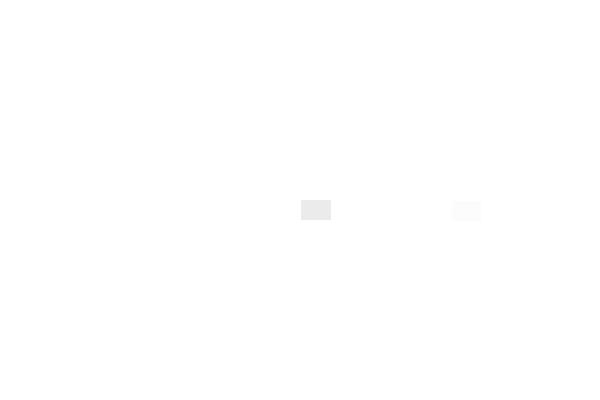
Frame 1 (no input)
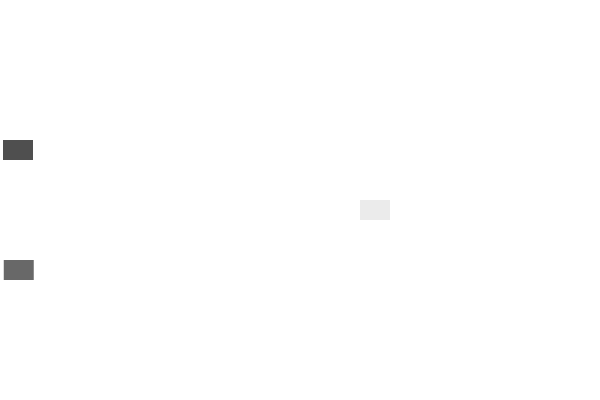
Frame 60 (the mouse pressed at the canvas centre just before this capture)
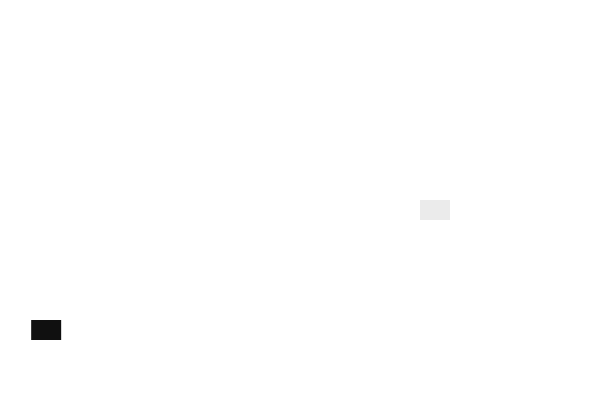
Frame 120 (the mouse held since frame 60 and released just before this capture)

The Processing sketch that drew these frames (run headless with seeded random() and noise(); from frame 60 on, the mouse is pressed at the canvas centre):

// Processing sketch: processing_60491
// ── processing_60491.pde

Cube myCube;
Cube myCube1;
Cube myCube2;

void setup() {
 size(600, 400);
 myCube = new Cube();
 myCube1 = new Cube();
 myCube2 = new Cube();
}

void draw() {
 background(255);
myCube.move();
myCube.display();
myCube1.move1();
myCube2.move2();
myCube1.display();
myCube2.display();
}

class Cube{
  float xpos;
  float ypos;
  float xspeed;
  color c;
  Cube() {
  c =  color(random(200, 255));

  xpos = width/2;
  ypos = height/2;
  xspeed = 1; 
  }
  void display() {
   fill(c);
   noStroke();
  rect(xpos, ypos, 30, 20); 
  }
  void move() {
   xpos =  xpos + xspeed;
   if (xpos > width) {
    xpos=0; 
   }
  }
  void move1() {
   xpos =  (xpos*-2 + xspeed);
   ypos = ypos -1;
   if (ypos < 0){
    ypos = 400; 
   }
   if (xpos > width) {
    xpos=0; 
    c = color(random(0, 230));
   }
  }
  void move2() {
   xpos =  (xpos + xspeed) * 1.5;
   ypos = ypos +1;
   if (ypos > 400){
    ypos = 100; 
   }
   if (xpos > width) {
    xpos=0; 
    c = color(random(0, 230));
   }
  }
}
